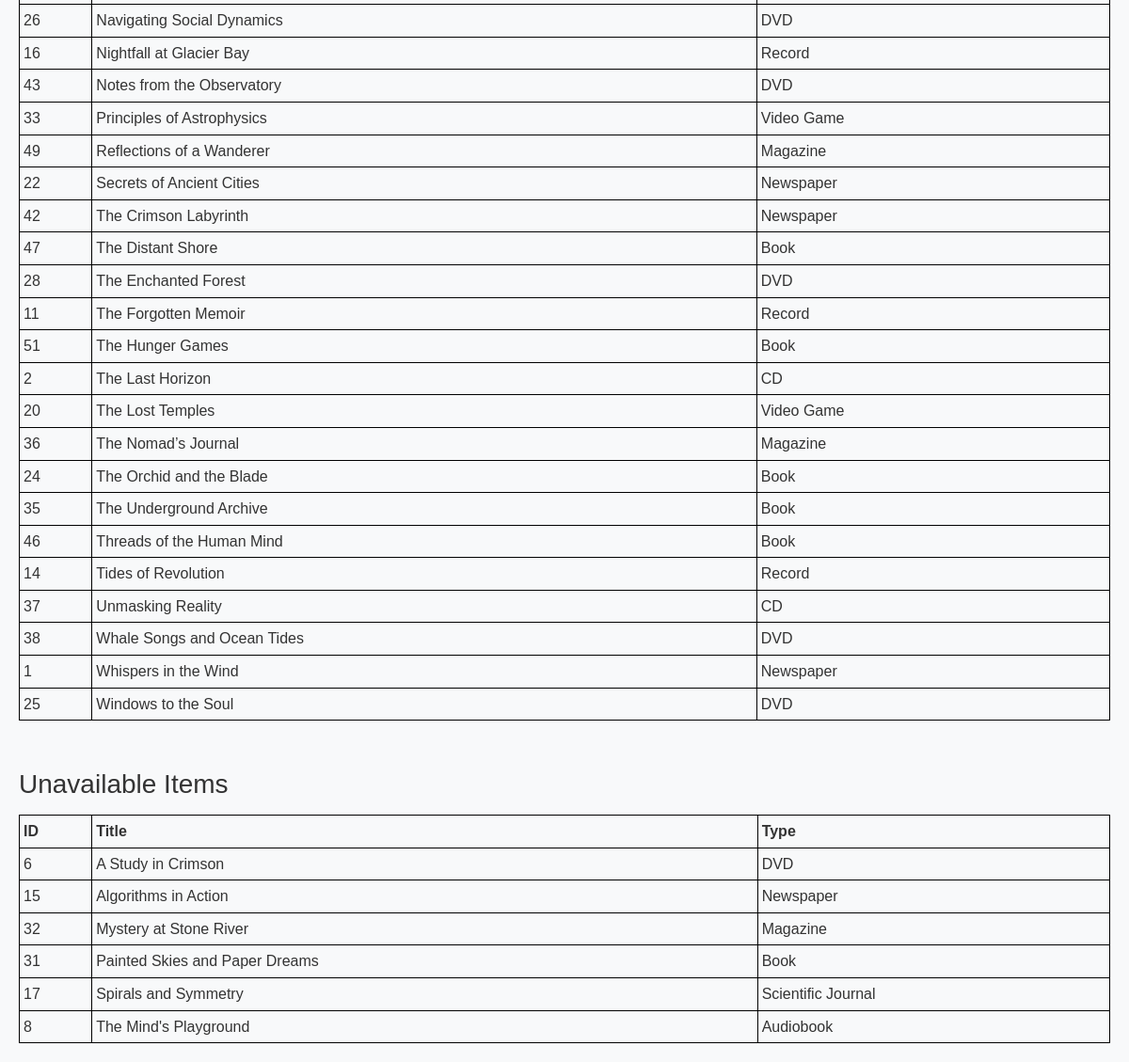
Page /find_item (lower part) on the earlier database version.
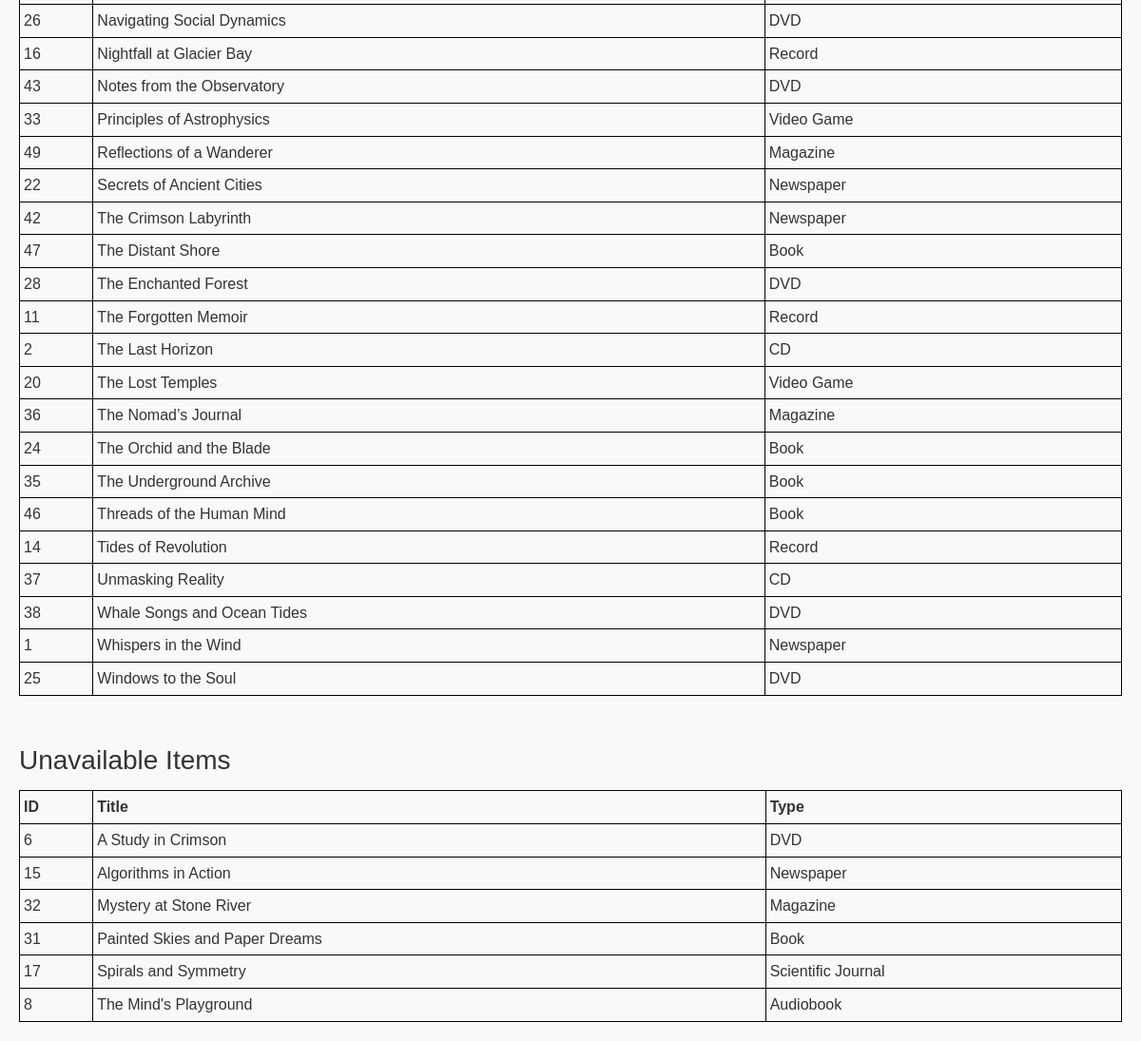
Same page on the later database version.
### tables this page shows
CREATE TABLE "Items" (
    item_id INTEGER PRIMARY KEY,
    item_type TEXT,
    title TEXT,
    CHECK (item_type IN ('Book', 'DVD', 'Scientific Journal', 'Audiobook', 'Magazine', 'Newspaper', 'eBook', 'CD', 'Record', 'Video Game'))
);

### app.py (the view)
@app.route('/find_item', methods=['GET'])
def find_item():
    item_types = ['Book', 'DVD', 'Scientific Journal', 'Audiobook', 'Magazine', 'Newspaper', 'eBook', 'CD', 'Record', 'Video Game']
    search_term = request.args.get('search_term', '')
    sort_by = request.args.get('sort_by', 'title')  # default sort by title
    sort_order = request.args.get('sort_order', 'asc')  # default ascending
    filter_type = request.args.get('filter_type', '')
    order_column = {
        'id': 'item_id',
        'title': 'title',
        'type': 'item_type'
    }.get(sort_by, 'title')
    filter_clause = ""
    params = ['%' + search_term + '%']
    if filter_type:
        filter_clause = " AND item_type = ?"
        params.append(filter_type)
    available_query = f"""
        SELECT * FROM Items
        WHERE title LIKE ? {filter_clause}
          AND item_id NOT IN (
              SELECT item_id FROM Borrowings WHERE return_date IS NULL
          )
        ORDER BY {order_column} {sort_order.upper()}
    """
    unavailable_query = f"""
        SELECT DISTINCT Items.* FROM Items
        JOIN Borrowings ON Items.item_id = Borrowings.item_id
        WHERE title LIKE ? {filter_clause}
          AND Borrowings.return_date IS NULL
        ORDER BY {order_column} {sort_order.upper()}
    """
    conn = get_db_connection()
    available_items = conn.execute(available_query, params).fetchall()
    unavailable_items = conn.execute(unavailable_query, params).fetchall()
    conn.close()
    return render_template('find_item.html',
                           available_items=available_items,
                           unavailable_items=unavailable_items,
                           search_term=search_term,
                           sort_by=sort_by,
                           sort_order=sort_order,
                           filter_type=filter_type,
                           item_types=item_types)

### app.py (called while the page is built)
def get_db_connection():
    conn = sqlite3.connect(DATABASE, timeout=10)  # Waits up to 10 seconds if the database is locked
    conn.row_factory = sqlite3.Row
    return conn

### templates/find_item.html (shortened to what this page needs)
{% extends "base.html" %}
{% block content %}
  {% if available_items|length == 0 %}
    <p>No available items found.</p>
  {% else %}
    <table>
      <tbody>
        {% for item in available_items %}
          <tr>
            <td>{{ item['item_id'] }}</td>
            <td>{{ item['title'] }}</td>
            <td>{{ item['item_type'] }}</td>
          </tr>
        {% endfor %}
      </tbody>
    </table>
  {% endif %}
  <br></br>
  <h3>Unavailable Items</h3>
  {% if unavailable_items|length == 0 %}
    <p>No unavailable items found.</p>
  {% else %}
    <table>
      <thead>
        <tr>
          <th>ID</th>
          <th>Title</th>
          <th>Type</th>
        </tr>
      </thead>
      <tbody>
        {% for item in unavailable_items %}
          <tr>
            <td>{{ item['item_id'] }}</td>
            <td>{{ item['title'] }}</td>
            <td>{{ item['item_type'] }}</td>
          </tr>
        {% endfor %}
      </tbody>
    </table>
  {% endif %}
{% endblock %}

Differences in the rows shown:
removed Items: item_id "51", title "The Hunger Games", item_type "Book"
